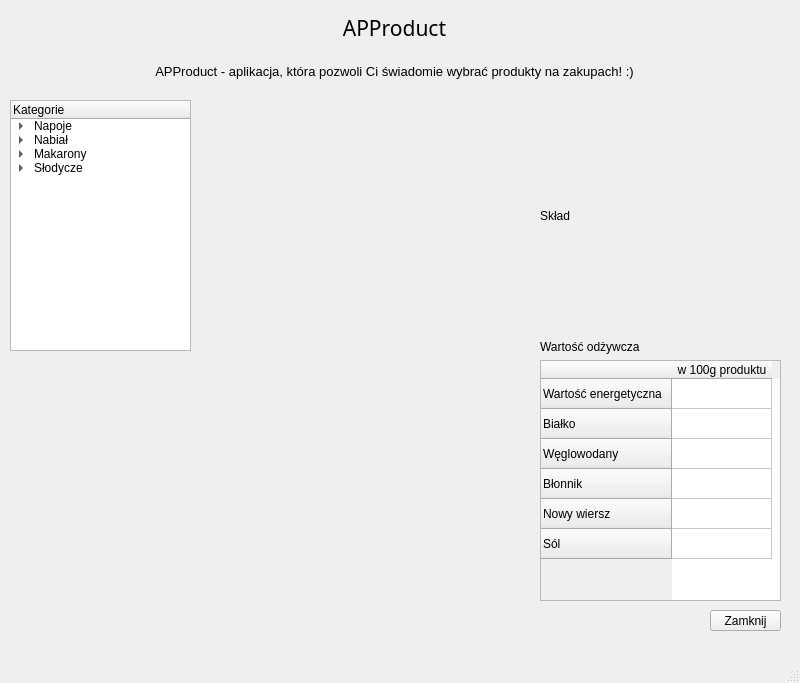
<?xml version="1.0" encoding="UTF-8"?>
<ui version="4.0">
 <class>MainWindow</class>
 <widget class="QMainWindow" name="MainWindow">
  <property name="geometry">
   <rect>
    <x>0</x>
    <y>0</y>
    <width>800</width>
    <height>683</height>
   </rect>
  </property>
  <property name="mouseTracking">
   <bool>false</bool>
  </property>
  <property name="windowTitle">
   <string>MainWindow</string>
  </property>
  <property name="layoutDirection">
   <enum>Qt::LeftToRight</enum>
  </property>
  <property name="autoFillBackground">
   <bool>false</bool>
  </property>
  <property name="styleSheet">
   <string notr="true"/>
  </property>
  <property name="tabShape">
   <enum>QTabWidget::Rounded</enum>
  </property>
  <widget class="QWidget" name="centralwidget">
   <widget class="QPushButton" name="pushButtonClose">
    <property name="geometry">
     <rect>
      <x>710</x>
      <y>610</y>
      <width>71</width>
      <height>21</height>
     </rect>
    </property>
    <property name="font">
     <font>
      <family>Yu Gothic UI</family>
      <pointsize>9</pointsize>
     </font>
    </property>
    <property name="text">
     <string>Zamknij</string>
    </property>
   </widget>
   <widget class="QWidget" name="verticalLayoutWidget_2">
    <property name="geometry">
     <rect>
      <x>9</x>
      <y>9</y>
      <width>771</width>
      <height>81</height>
     </rect>
    </property>
    <layout class="QVBoxLayout" name="verticalLayoutUp">
     <item>
      <widget class="QLabel" name="labelAppTitle">
       <property name="font">
        <font>
         <family>Yu Gothic</family>
         <pointsize>16</pointsize>
        </font>
       </property>
       <property name="text">
        <string>APProduct</string>
       </property>
       <property name="alignment">
        <set>Qt::AlignCenter</set>
       </property>
      </widget>
     </item>
     <item>
      <widget class="QLabel" name="labelAppDesc">
       <property name="font">
        <font>
         <family>Yu Gothic UI</family>
         <pointsize>10</pointsize>
        </font>
       </property>
       <property name="text">
        <string>APProduct - aplikacja, która pozwoli Ci świadomie wybrać produkty na zakupach! :)</string>
       </property>
       <property name="alignment">
        <set>Qt::AlignCenter</set>
       </property>
      </widget>
     </item>
    </layout>
   </widget>
   <widget class="QWidget" name="verticalLayoutWidget">
    <property name="geometry">
     <rect>
      <x>10</x>
      <y>100</y>
      <width>181</width>
      <height>501</height>
     </rect>
    </property>
    <layout class="QVBoxLayout" name="verticalLayoutLeft">
     <item>
      <widget class="QTreeWidget" name="treeWidgetCategories">
       <property name="font">
        <font>
         <family>Yu Gothic UI</family>
        </font>
       </property>
       <column>
        <property name="text">
         <string>Kategorie</string>
        </property>
        <property name="font">
         <font>
          <family>Yu Gothic UI</family>
          <pointsize>9</pointsize>
         </font>
        </property>
       </column>
       <item>
        <property name="text">
         <string>Napoje</string>
        </property>
        <property name="font">
         <font>
          <family>Yu Gothic UI</family>
          <pointsize>9</pointsize>
         </font>
        </property>
        <item>
         <property name="text">
          <string>Cola</string>
         </property>
         <property name="font">
          <font>
           <family>Yu Gothic UI</family>
           <pointsize>9</pointsize>
          </font>
         </property>
        </item>
        <item>
         <property name="text">
          <string>Sprite</string>
         </property>
         <property name="font">
          <font>
           <family>Yu Gothic UI</family>
           <pointsize>9</pointsize>
          </font>
         </property>
        </item>
        <item>
         <property name="text">
          <string>Lipton</string>
         </property>
         <property name="font">
          <font>
           <family>Yu Gothic UI</family>
           <pointsize>9</pointsize>
          </font>
         </property>
        </item>
        <item>
         <property name="text">
          <string>Sok pomarańczowy</string>
         </property>
         <property name="font">
          <font>
           <family>Yu Gothic UI</family>
           <pointsize>9</pointsize>
          </font>
         </property>
        </item>
       </item>
       <item>
        <property name="text">
         <string>Nabiał</string>
        </property>
        <property name="font">
         <font>
          <family>Yu Gothic UI</family>
          <pointsize>9</pointsize>
         </font>
        </property>
        <item>
         <property name="text">
          <string>Mleko</string>
         </property>
         <property name="font">
          <font>
           <family>Yu Gothic UI</family>
           <pointsize>9</pointsize>
          </font>
         </property>
        </item>
        <item>
         <property name="text">
          <string>Jogurt naturalny</string>
         </property>
         <property name="font">
          <font>
           <family>Yu Gothic UI</family>
           <pointsize>9</pointsize>
          </font>
         </property>
        </item>
        <item>
         <property name="text">
          <string>Masło</string>
         </property>
         <property name="font">
          <font>
           <family>Yu Gothic UI</family>
           <pointsize>9</pointsize>
          </font>
         </property>
        </item>
       </item>
       <item>
        <property name="text">
         <string>Makarony</string>
        </property>
        <property name="font">
         <font>
          <family>Yu Gothic UI</family>
          <pointsize>9</pointsize>
         </font>
        </property>
        <item>
         <property name="text">
          <string>Świderki</string>
         </property>
         <property name="font">
          <font>
           <family>Yu Gothic UI</family>
           <pointsize>9</pointsize>
          </font>
         </property>
        </item>
        <item>
         <property name="text">
          <string>Kokardki</string>
         </property>
         <property name="font">
          <font>
           <family>Yu Gothic UI</family>
           <pointsize>9</pointsize>
          </font>
         </property>
        </item>
        <item>
         <property name="text">
          <string>Spaghetti</string>
         </property>
         <property name="font">
          <font>
           <family>Yu Gothic UI</family>
           <pointsize>9</pointsize>
          </font>
         </property>
        </item>
       </item>
       <item>
        <property name="text">
         <string>Słodycze</string>
        </property>
        <property name="font">
         <font>
          <family>Yu Gothic UI</family>
          <pointsize>9</pointsize>
         </font>
        </property>
        <item>
         <property name="text">
          <string>Ciastka</string>
         </property>
         <property name="font">
          <font>
           <family>Yu Gothic UI</family>
           <pointsize>9</pointsize>
          </font>
         </property>
        </item>
        <item>
         <property name="text">
          <string>Czekolady</string>
         </property>
         <property name="font">
          <font>
           <family>Yu Gothic UI</family>
           <pointsize>9</pointsize>
          </font>
         </property>
        </item>
       </item>
      </widget>
     </item>
     <item>
      <spacer name="verticalSpacer">
       <property name="orientation">
        <enum>Qt::Vertical</enum>
       </property>
       <property name="sizeHint" stdset="0">
        <size>
         <width>20</width>
         <height>40</height>
        </size>
       </property>
      </spacer>
     </item>
    </layout>
   </widget>
   <widget class="QWidget" name="verticalLayoutWidget_3">
    <property name="geometry">
     <rect>
      <x>200</x>
      <y>100</y>
      <width>331</width>
      <height>501</height>
     </rect>
    </property>
    <layout class="QVBoxLayout" name="verticalLayoutPhoto"/>
   </widget>
   <widget class="QWidget" name="verticalLayoutWidget_4">
    <property name="geometry">
     <rect>
      <x>540</x>
      <y>100</y>
      <width>241</width>
      <height>231</height>
     </rect>
    </property>
    <layout class="QVBoxLayout" name="verticalLayoutIngredients">
     <item>
      <widget class="QLabel" name="labelIngredients">
       <property name="font">
        <font>
         <family>Yu Gothic UI</family>
         <pointsize>9</pointsize>
        </font>
       </property>
       <property name="text">
        <string>Skład</string>
       </property>
      </widget>
     </item>
    </layout>
   </widget>
   <widget class="QWidget" name="verticalLayoutWidget_5">
    <property name="geometry">
     <rect>
      <x>540</x>
      <y>340</y>
      <width>241</width>
      <height>261</height>
     </rect>
    </property>
    <layout class="QVBoxLayout" name="verticalLayoutCalorieChart">
     <item>
      <widget class="QLabel" name="labelCalorieChart">
       <property name="font">
        <font>
         <family>Yu Gothic UI</family>
         <pointsize>9</pointsize>
        </font>
       </property>
       <property name="text">
        <string>Wartość odżywcza</string>
       </property>
      </widget>
     </item>
     <item>
      <widget class="QTableWidget" name="tableWidgetCalorieChart">
       <row>
        <property name="text">
         <string>Wartość energetyczna</string>
        </property>
       </row>
       <row>
        <property name="text">
         <string>Białko</string>
        </property>
       </row>
       <row>
        <property name="text">
         <string>Węglowodany</string>
        </property>
       </row>
       <row>
        <property name="text">
         <string>Błonnik</string>
        </property>
       </row>
       <row>
        <property name="text">
         <string>Nowy wiersz</string>
        </property>
       </row>
       <row>
        <property name="text">
         <string>Sól</string>
        </property>
       </row>
       <column>
        <property name="text">
         <string>w 100g produktu</string>
        </property>
       </column>
      </widget>
     </item>
    </layout>
   </widget>
  </widget>
  <widget class="QMenuBar" name="menubar">
   <property name="geometry">
    <rect>
     <x>0</x>
     <y>0</y>
     <width>800</width>
     <height>21</height>
    </rect>
   </property>
  </widget>
  <widget class="QStatusBar" name="statusbar"/>
 </widget>
 <resources/>
 <connections>
  <connection>
   <sender>pushButtonClose</sender>
   <signal>clicked()</signal>
   <receiver>MainWindow</receiver>
   <slot>close()</slot>
   <hints>
    <hint type="sourcelabel">
     <x>727</x>
     <y>555</y>
    </hint>
    <hint type="destinationlabel">
     <x>648</x>
     <y>535</y>
    </hint>
   </hints>
  </connection>
 </connections>
</ui>
